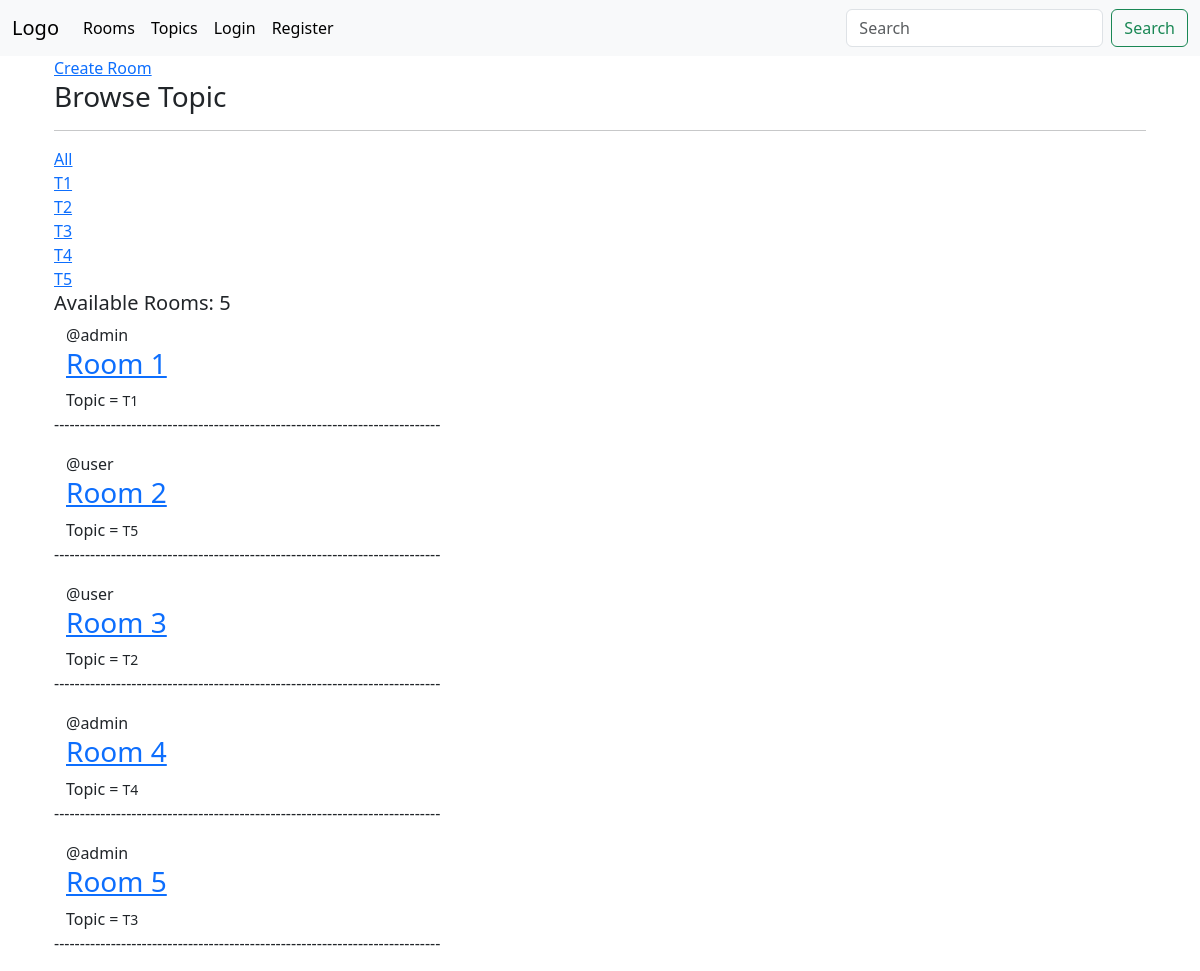
The page / on the database its author committed.
### base/models/topic_model.py (models this page shows, shortened)
class Topic(models.Model):
    name = models.CharField(max_length=200)
    topic_id = models.UUIDField(default=uuid.uuid4, editable=False, primary_key=True)

### base/models/room_model.py (models this page shows, shortened)
class Room(models.Model):
    host = models.ForeignKey(User, on_delete=models.SET_NULL, null=True)
    topic = models.ForeignKey(Topic, on_delete=models.SET_NULL, null=True)
    name = models.CharField(max_length=200)
    description = models.TextField(null=True, blank=True)
    updated_at = models.DateTimeField(auto_now=True)
    created_at = models.DateTimeField(auto_now_add=True)
    id = models.UUIDField(primary_key=True, editable=False, default=uuid.uuid4)
    class Meta:
        ordering = ['-updated_at', '-created_at']

### base/views.py (the view)
# urls.py: path('', view=views.Home, name="Home" ),
def Home(request):
    q = request.GET.get("q") if request.GET.get("q") != None else ""
    rooms = Room.objects.filter(
        Q(topic__name__icontains=q) | Q(name__icontains=q) | Q(description__contains=q)
    )
    topics = Topic.objects.all()
    room_count = rooms.count()
    context = {"rooms": rooms, "topics": topics, "room_count": room_count}
    return render(request, "home.html", context)

### templates/home.html (shortened to what this page needs)
{% extends "main.html" %} {% block content %}
<div class="container">
  <div class="container">
    <a href="{% url 'Create_Room' %}">Create Room</a>
  </div>
    <div class="container">
      <h3>Browse Topic</h3>
      <hr>
      <div>
        <a href="{% url "Home" %}">All</a>
      </div>
      {% for topic in topics %}
      <div>
        <a href="{% url "Home" %}?q={{topic.name}}">{{topic.name}}</a>
      </div>
      {% endfor %}
    </div>
  <div class="container">
    <h5>Available Rooms: {{room_count}}</h5>
    {% for room in rooms %}
    <div class="container">
      <span>@{{ room.host.username }}</span>
      <h3><a href="{% url 'Room' room.id %}">{{ room.name }}</a></h3>
      <div>Topic = <small>{{ room.topic.name }}</small></div>
    </div>
    <p>---------------------------------------------------------------------------</p>
    {% endfor %}
  </div>
</div>
{% endblock content %}

### rows shown on the page
Topic: name "T1"
Topic: name "T2"
Topic: name "T3"
Topic: name "T4"
Topic: name "T5"
Room: host.username "admin", name "Room 1", topic.name "T1"
Room: host.username "user", name "Room 2", topic.name "T5"
Room: host.username "user", name "Room 3", topic.name "T2"
Room: host.username "admin", name "Room 4", topic.name "T4"
Room: host.username "admin", name "Room 5", topic.name "T3"

### other values the page prints
{{ room_count }} "5"
